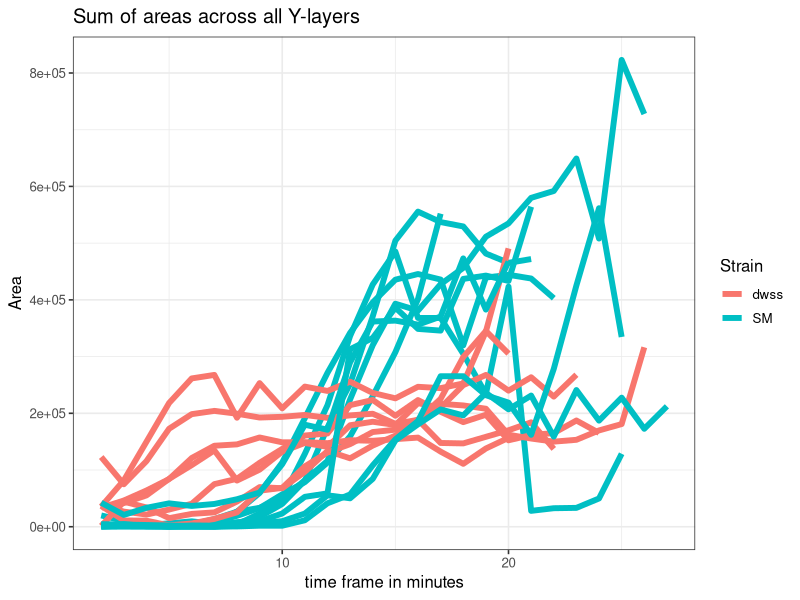
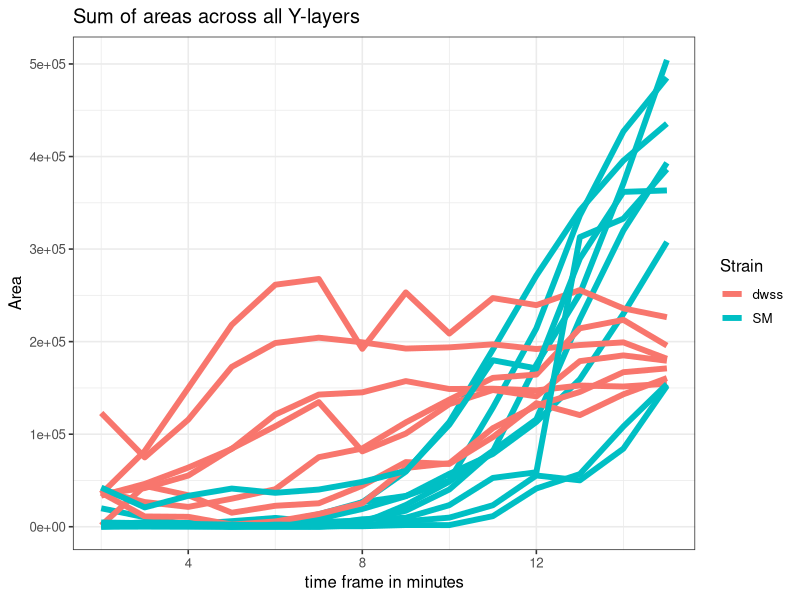
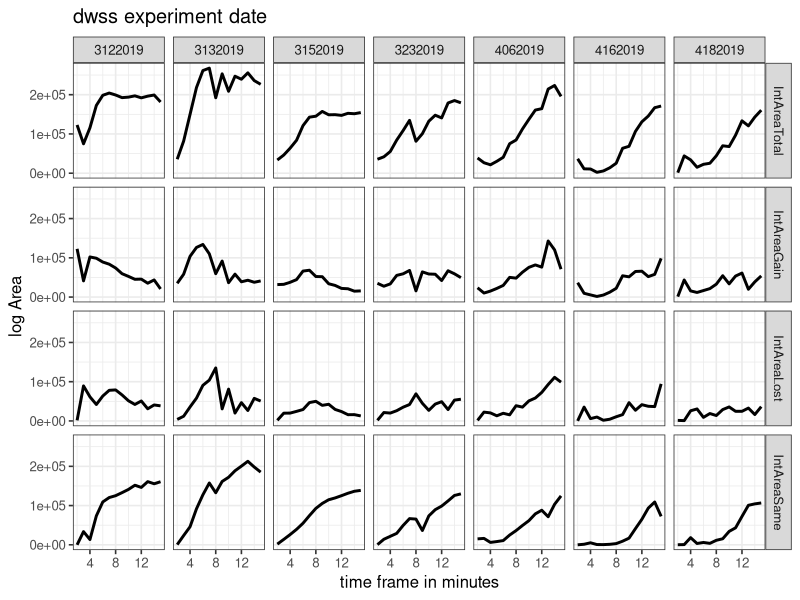
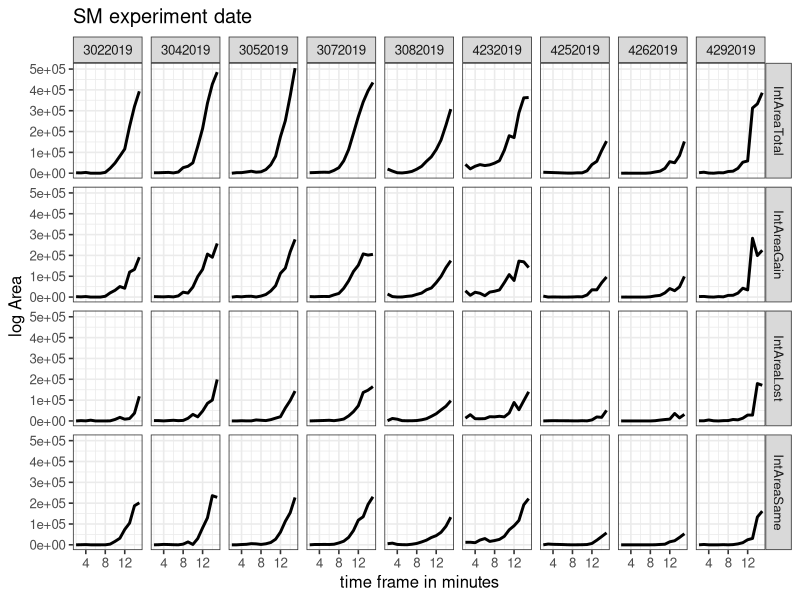

Source code (R) for these figures, in order:
## ---- chunk 1
knitr::opts_chunk$set(echo = TRUE)

library(tidyverse)
library(dplyr)
library(ggridges)
library(gridExtra)
library(stringr)
library(modelr)
library(broom)
## ---- chunk 2
# read file 
AreaY<-read_delim(file='../../data/ResultTable_SliceY.txt',col_names = TRUE,delim=',')

AreaY<-AreaY %>% 
  # new colums with strain
  separate(Experiment,c('Strain'),sep='_',remove=FALSE,extra="drop") %>%
  mutate(Strain=as.factor(Strain) )%>%
  # extract data frame
  mutate(frame=as.numeric(str_split(datafile,'_',simplify = TRUE)[,5]),data_stamp=as.numeric(str_split(datafile,'_',simplify = TRUE)[,3]))

# Integral area
IntegralArea<-AreaY %>%
  group_by(Strain,data_stamp,frame) %>%
  summarise(IntAreaTotal=sum(SumSliceY),IntAreaGain=sum(SumSliceYgain),
            IntAreaLost=sum(SumSliceYlost),IntAreaSame=sum(SumSliceYsame)) %>% 
  gather(key=Area_type,value='Area',IntAreaTotal,IntAreaGain,IntAreaLost,IntAreaSame,factor_key = TRUE)


IntegralArea %>% filter(Area_type=='IntAreaTotal') %>% 
  ggplot(aes(x=frame,y=Area,color=Strain))+
  geom_line(aes(group=data_stamp),size=2)+
  ggtitle('Sum of areas across all Y-layers ') + 
  xlab("time frame in minutes") + ylab("Area")+
  theme_bw(base_size = 12)

## ---- chunk 3
IntegralArea <- IntegralArea %>% filter(frame %in% seq(from=1,to=15,by=1)) # frame 1-15

IntegralArea %>% filter(Area_type=='IntAreaTotal') %>% 
  ggplot(aes(x=frame,y=Area,color=Strain))+
  geom_line(aes(group=data_stamp),size=2)+
  ggtitle('Sum of areas across all Y-layers ') + 
  xlab("time frame in minutes") + ylab("Area")+
  theme_bw(base_size = 12)
## ---- chunk 4
IntegralArea %>% filter(Strain=='dwss') %>%
  ggplot(aes(x=frame,y=Area))+
  geom_line(size=1)+
  facet_grid(Area_type~data_stamp)+
  ggtitle('dwss experiment date ') + 
  xlab("time frame in minutes") + ylab("log Area")+
  theme_bw(base_size = 12)
## ---- chunk 5
IntegralArea %>% filter(Strain=='SM') %>%
  ggplot(aes(x=frame,y=Area))+
  geom_line(aes(group=data_stamp),size=1)+
  facet_grid(Area_type~data_stamp)+
  ggtitle('SM experiment date ') + 
  xlab("time frame in minutes") + ylab("log Area")+
  theme_bw(base_size = 12)
